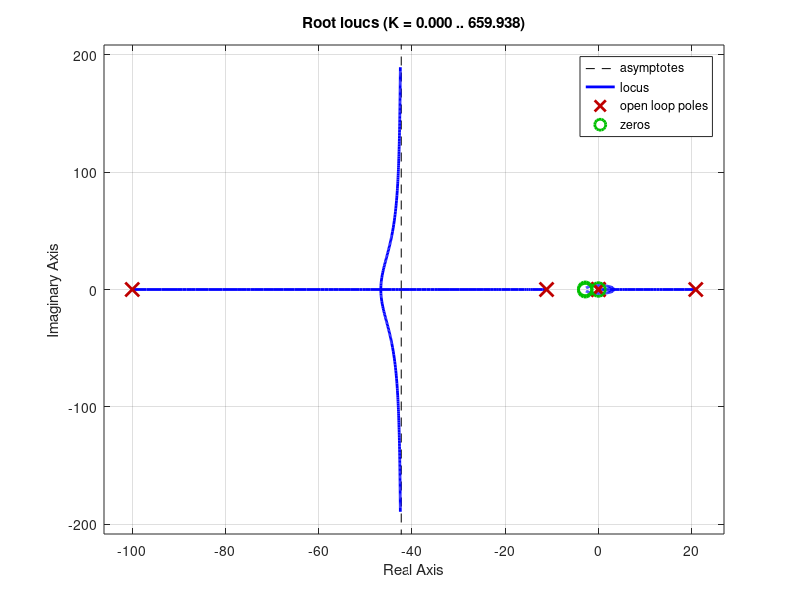

Recreate this plot in MATLAB. (Note: this script raises an error after producing the figure.)
Kt=0.0293;
Ke=0.0355;
Jm=2.9e-5;
Jgear=0.153e-4;
Ja=10.3e-3;
Js=1.95e-3;
Lm=1.56e-4;
Rm=1.02;
Bm=1.59e-4;
Bgear=1.11e-3;
N=0.3;
La=0.33;
Ls=0.4;
Ms=0.334;
Ma=0.288;
Bas=0;%1e-3;
g=9.8;

%%Transfer Function Creation
	s=tf('s');

%% ThetaA/U parameters

	A=(Jm+Jgear)/N^3+Ls*Ms*La/8-Ja;

	B=((Kt*Ke)/Rm+Bgear+Bm)/N^3;

	C=(-3*g)/(2*Ls)*((Jgear+Jm)/N^3-Ja)-g*La*(Ms/4+Ma);

	D=3*g/(2*Ls*N^3)*(Bgear+Kt*Ke/Rm+Bm);

	E=-3*g^2*La/(4*Ls)*(Ma+Ms);

	Fua=(-Kt/Rm*(s^2-3/2*g/Ls))/(A*s^4+B*s^3+C*s^2+D*s+E)

%% Without ThetaS

	F=1/N^3*(Jm+Jgear)-Ja;
	G=1/N^3*(Kt*Ke/Rm+Bgear+Bm);
	H=g*La*(Ms+Ma);
	Fua2=(Kt/Rm)/(s^2*F+s*G+H)

%% DistanceAlpha/ThetaA

	Fda=(-La*3*g/(2*Ls))/(s^2-3*g/(2*Ls))


%% Controller Design

	Karm=358;
	Kstick=22.8;
	ControllerArm=-Karm*((1+0.17*100/(1+100/s)+1/s)+0.5/s);
	ControllerStick=-Kstick*(1+0.1*100/(1+100/s)+1/s)


%% Full transfer functions of the system
	ControlledSysStick = feedback(ControllerStick*Fda,1)
	ControlledSysArm = feedback(ControllerArm*Fua2,1)


%% Root locus to simulate diffent controllers
	figure ('Name','Root Locus Arm & Stick')
		rlocus(ControllerArm*Fua2/Karm);
	hold on;
		rlocus(ControllerStick*Fda/Kstick,'--');
	legend('ArmLoop','StickLoop','Location','southwest')
	hold off;

	figure ('Name','Root Locus Arm');
	hold on
		rlocus(ControllerArm*Fua2/Karm);
	legend('ArmLoop','Location','southwest')
	hold off

	figure ('Name','Root Locus Stick');
	hold on
		rlocus(ControllerStick*Fda/Kstick);
	legend('StickLoop','Location','southwest')
	hold off


%% Poles mapping

	figure ('Name','Actual poles localization Arm&Stick')
		pzmap(ControlledSysArm,'g');
	hold on;
		pzmap(ControlledSysStick,'r');	
	legend('ArmLoop','StickLoop','Location','southwest')
	hold off;

	figure ('Name','Step response Arm&Stick')
		step(ControlledSysArm);
	hold on
		step(ControlledSysStick);
	legend('ArmLoop','StickLoop','Location','southwest')
	hold off

%% Natural frequencies and their influence
	[WnArm,zetaArm] = damp(ControlledSysArm)
	[WnStick,zetaStick] = damp(ControlledSysStick)



% figure ('Name',3)
% margin(60*Fua2*ControllerA)
% figure ('Name',4)
% margin(-Fda)


%pidTuner(Fda)
